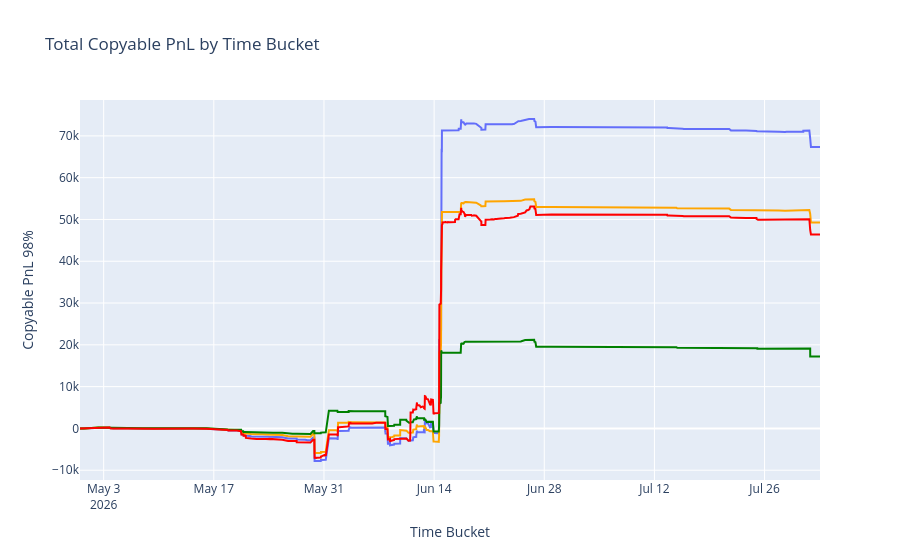

The cell this chart's notebook holds for it:
### Code cell
import plotly.express as px

# Aggregate by bucket
# bucket_pnl = df.groupby('bucket')['copyable_pnl_098'].sum().reset_index()
# bucket_pnl['copyable_pnl_098'] = bucket_pnl['copyable_pnl_098'].cumsum()

bucket_pnl = df.groupby('bucket').agg(
    scaled_copyable_pnl=('scaled_copyable_pnl', 'sum'),
    copyable_pnl=('copyable_pnl', 'sum'),
    copyable_pnl_098=('copyable_pnl_098', 'sum'),
    copyable_pnl_095=('copyable_pnl_095', 'sum'),
    copyable_pnl_090=('copyable_pnl_090', 'sum')
)

bucket_pnl.reset_index(inplace=True)


# cumsum of copyable pnl columns
bucket_pnl['scaled_copyable_pnl'] = bucket_pnl['scaled_copyable_pnl'].cumsum()
bucket_pnl['copyable_pnl'] = bucket_pnl['copyable_pnl'].cumsum()
bucket_pnl['copyable_pnl_098'] = bucket_pnl['copyable_pnl_098'].cumsum()
bucket_pnl['copyable_pnl_095'] = bucket_pnl['copyable_pnl_095'].cumsum()
bucket_pnl['copyable_pnl_090'] = bucket_pnl['copyable_pnl_090'].cumsum()


# Plot with Plotly

# TODO: different colors and legend...

fig = px.line(
    bucket_pnl,
    x='bucket',
    y='copyable_pnl_098',
    title='Total Copyable PnL by Time Bucket',
    labels={'bucket': 'Time Bucket', 'copyable_pnl_098': 'Copyable PnL 98%'}
)

fig.add_trace(px.line(
    bucket_pnl,
    x='bucket',
    y='copyable_pnl_095',
    labels={'bucket': 'Time Bucket', 'copyable_pnl_095': 'Copyable PnL 95%'},
    color_discrete_sequence=['orange']
).data[0])

fig.add_trace(px.line(
    bucket_pnl,
    x='bucket',
    y='copyable_pnl_090',
    labels={'bucket': 'Time Bucket', 'copyable_pnl_090': 'Copyable PnL 90%'},
    color_discrete_sequence=['green']
).data[0])


fig.add_trace(px.line(
    bucket_pnl,
    x='bucket',
    y='scaled_copyable_pnl',
    labels={'bucket': 'Time Bucket', 'scaled_copyable_pnl': 'Scaled Copyable PnL'},
    color_discrete_sequence=['red']
).data[0])


fig.show()

### Figure 1 — Plotly figure (JSON) as saved in the notebook; plotly's stock layout.template omitted (floating-point values rounded to 4 significant figures; data arrays with more than 128 entries replaced by an {"elided": "..."} marker saying what was removed)
{"data": [{"hovertemplate": "Time Bucket=%{x}<br>Copyable PnL 98%=%{y}<extra></extra>", "legendgroup": "", "line": {"color": "#636efa", "dash": "solid"}, "marker": {"symbol": "circle"}, "mode": "lines", "name": "", "orientation": "v", "showlegend": false, "type": "scatter", "x": {"elided": "607 str values"}, "xaxis": "x", "y": {"elided": "607 float values"}, "yaxis": "y"}, {"hovertemplate": "Time Bucket=%{x}<br>Copyable PnL 95%=%{y}<extra></extra>", "legendgroup": "", "line": {"color": "orange", "dash": "solid"}, "marker": {"symbol": "circle"}, "mode": "lines", "name": "", "orientation": "v", "showlegend": false, "type": "scatter", "x": {"elided": "607 str values"}, "xaxis": "x", "y": {"elided": "607 float values"}, "yaxis": "y"}, {"hovertemplate": "Time Bucket=%{x}<br>Copyable PnL 90%=%{y}<extra></extra>", "legendgroup": "", "line": {"color": "green", "dash": "solid"}, "marker": {"symbol": "circle"}, "mode": "lines", "name": "", "orientation": "v", "showlegend": false, "type": "scatter", "x": {"elided": "607 str values"}, "xaxis": "x", "y": {"elided": "607 float values"}, "yaxis": "y"}, {"hovertemplate": "Time Bucket=%{x}<br>Scaled Copyable PnL=%{y}<extra></extra>", "legendgroup": "", "line": {"color": "red", "dash": "solid"}, "marker": {"symbol": "circle"}, "mode": "lines", "name": "", "orientation": "v", "showlegend": false, "type": "scatter", "x": {"elided": "607 str values"}, "xaxis": "x", "y": {"elided": "607 float values"}, "yaxis": "y"}], "layout": {"legend": {"tracegroupgap": 0}, "title": {"text": "Total Copyable PnL by Time Bucket"}, "xaxis": {"anchor": "y", "domain": [0, 1], "title": {"text": "Time Bucket"}}, "yaxis": {"anchor": "x", "domain": [0, 1], "title": {"text": "Copyable PnL 98%"}}}}
